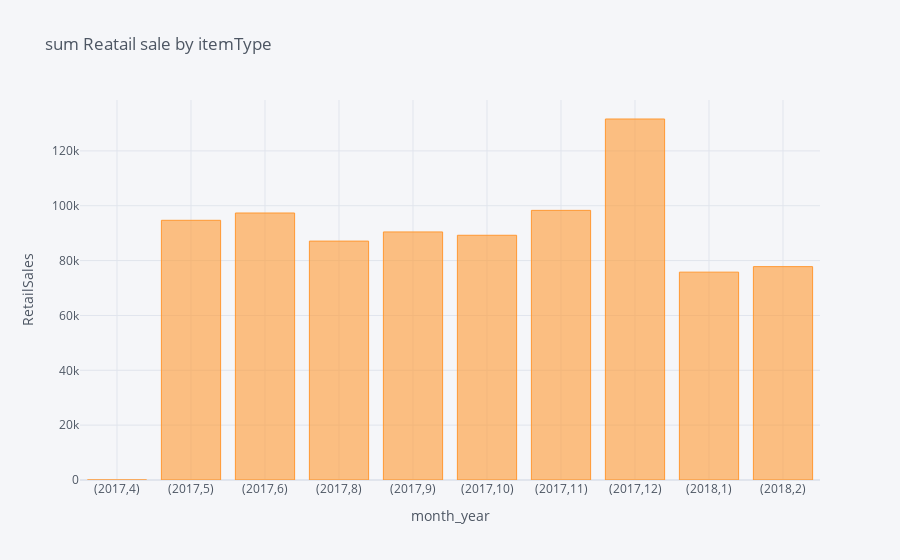

The notebook cell saved with this chart:
### Markdown cell above
## 6. Plot the same information as above but as a bar chart.

### Code cell
avg_retail_sale_by_month.iplot(kind='bar',  
                       xTitle='month_year', 
                       yTitle='RetailSales', 
                       title='sum Reatail sale by itemType',
                       subplots=False)

### Figure 1 — Plotly figure (JSON) as saved in the notebook; plotly's stock layout.template omitted (floating-point values rounded to 4 significant figures)
{"data": [{"marker": {"color": "rgba(255, 153, 51, 0.6)", "line": {"color": "rgba(255, 153, 51, 1.0)", "width": 1}}, "name": "RetailSales", "orientation": "v", "text": "", "type": "bar", "x": ["(2017,4)", "(2017,5)", "(2017,6)", "(2017,8)", "(2017,9)", "(2017,10)", "(2017,11)", "(2017,12)", "(2018,1)", "(2018,2)"], "y": [0, 94690.0, 97360.0, 87110.0, 90450.0, 89240.0, 98320.0, 131600.0, 75790.0, 77800.0]}], "layout": {"legend": {"bgcolor": "#F5F6F9", "font": {"color": "#4D5663"}}, "paper_bgcolor": "#F5F6F9", "plot_bgcolor": "#F5F6F9", "title": {"font": {"color": "#4D5663"}, "text": "sum Reatail sale by itemType"}, "xaxis": {"gridcolor": "#E1E5ED", "showgrid": true, "tickfont": {"color": "#4D5663"}, "title": {"font": {"color": "#4D5663"}, "text": "month_year"}, "zerolinecolor": "#E1E5ED"}, "yaxis": {"gridcolor": "#E1E5ED", "showgrid": true, "tickfont": {"color": "#4D5663"}, "title": {"font": {"color": "#4D5663"}, "text": "RetailSales"}, "zerolinecolor": "#E1E5ED"}}}
